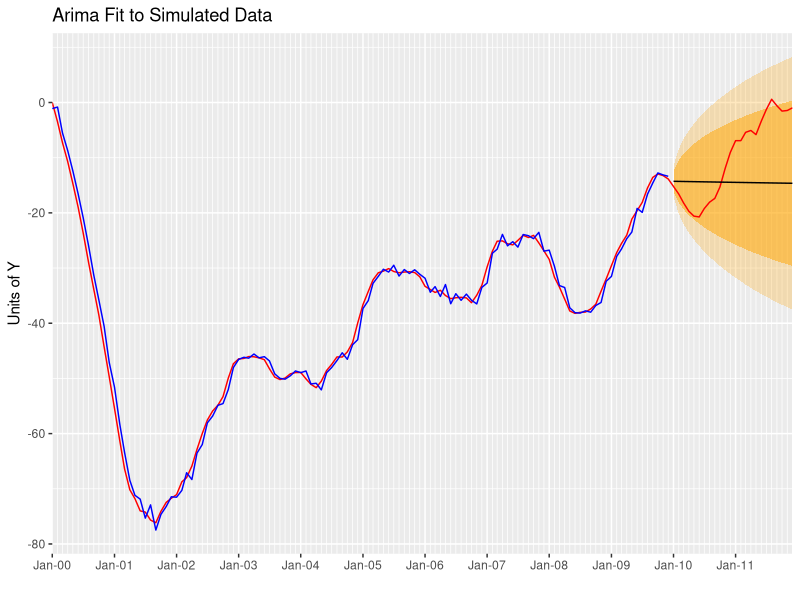

Write the R code that produced this figure.
#--Produces a data.frame with the Source Data + Training Data, Fitted Values + Forecast Values, forecast data Confidence Intervals
funggcast <- function(dn, fcast){ 
  require(zoo) #needed for the 'as.yearmon()' function
  
  en <- max(time(fcast$mean)) #extract the max date used in the forecast
  
  #Extract Source and Training Data
  ds <- as.data.frame(window(dn, end = en))
  names(ds) <- 'observed'
  ds$date <- as.Date(time(window(dn, end = en)))
  
  #Extract the Fitted Values (need to figure out how to grab confidence intervals)
  dfit <- as.data.frame(fcast$fitted)
  dfit$date <- as.Date(time(fcast$fitted))
  names(dfit)[1] <- 'fitted'
  
  ds <- merge(ds, dfit, all.x = T) #Merge fitted values with source and training data
  
  #Exract the Forecast values and confidence intervals
  dfcastn <- as.data.frame(fcast)
  dfcastn$date <- as.Date(as.yearmon(row.names(dfcastn)))
  names(dfcastn) <- c('forecast', 'lo80', 'hi80', 'lo95', 'hi95', 'date')
  
  pd <- merge(ds, dfcastn, all.x = T) #final data.frame for use in ggplot
  return(pd)
  
}

#----------Simulate an Arima (2, 1, 1) Process-------------
library(forecast)

set.seed(1234)  
y <- arima.sim(model = list(order = c(2, 1, 1), ar = c(0.5, .3), ma = 0.3), n = 144)
y <- ts(y, freq = 12, start = c(2000, 1))

#-- Extract Training Data, Fit the Wrong Model, and Forecast
yt <- window(y, end = 2009.99)

yfit <- Arima(yt, order = c(1, 0, 1))

yfor <- forecast(yfit)

#---Extract the Data for ggplot using funggcast()
pd <- funggcast(y, yfor)

#---Plot in ggplot2 0.9
library(ggplot2)
library(scales)


(p1a <- ggplot(data = pd, aes(x = date, y = observed)) + 
  geom_ribbon(aes(ymin = lo95, ymax = hi95), fill = 'orange', alpha =  0.25) + 
  geom_ribbon(aes(ymin = lo80, ymax = hi80), fill = 'orange', alpha = 0.5) + 
  geom_line(col = 'red') + 
  geom_line(aes(y = fitted), col = 'blue') + 
  geom_line(aes(y = forecast)) + 
  scale_x_date(name = '', breaks = '1 year', minor_breaks = '1 month', 
               labels = date_format("%b-%y"), expand = c(0, 0)) + 
  scale_y_continuous(name = 'Units of Y') + 
  ggtitle('Arima Fit to Simulated Data'))
